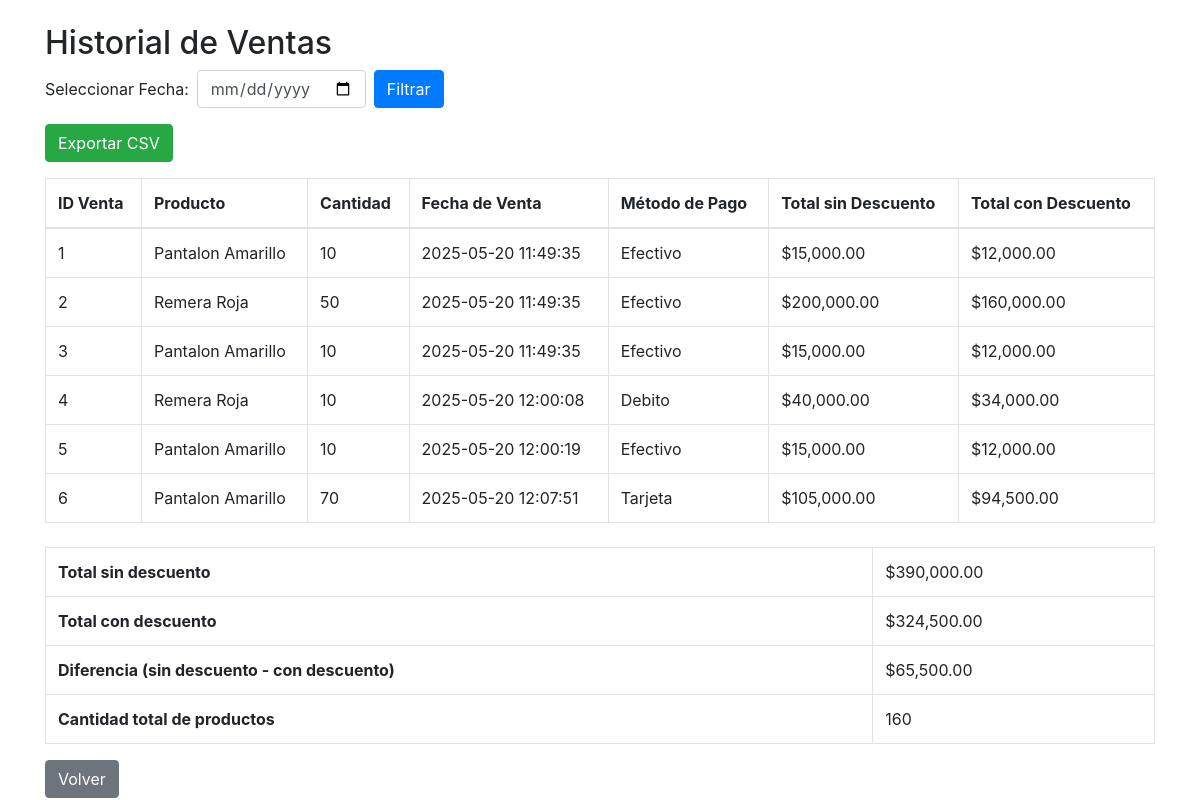
Screenshot of /historial_ventas.php with the database file from the repository.
### tables this page shows
CREATE TABLE `ventas` (
  `id` int(11) NOT NULL,
  `producto_id` int(11) NOT NULL,
  `cantidad` int(11) NOT NULL,
  `fecha_venta` datetime DEFAULT current_timestamp(),
  `metodo_pago` varchar(20) DEFAULT 'Efectivo'
);

CREATE TABLE `productos` (
  `id` int(11) NOT NULL,
  `nombre` varchar(100) NOT NULL,
  `precio_compra` decimal(10,2) NOT NULL,
  `precio_venta` decimal(10,2) NOT NULL,
  `stock` int(11) NOT NULL,
  `categoria` varchar(50) DEFAULT NULL,
  `descripcion` text DEFAULT NULL
);

### historial_ventas.php (the view, shortened to what this page needs)
<?php
include('conexion.php');
$ventas = $conexion->query("SELECT * FROM ventas")->fetchAll(PDO::FETCH_ASSOC);
$descuentos = [];
$metodos = $conexion->query("SELECT * FROM descuentos")->fetchAll(PDO::FETCH_ASSOC);
foreach ($metodos as $m) {
    $descuentos[$m['metodo_pago']] = abs($m['porcentaje_descuento']);
}
$total_sin_descuento = 0;
$total_con_descuento = 0;
$total_diferencia = 0;
$total_cantidad_productos = 0;
?>
<!DOCTYPE html>
<html lang="es">
<head>
    <link href="https://stackpath.bootstrapcdn.com/bootstrap/4.5.2/css/bootstrap.min.css" rel="stylesheet">
</head>
<body>
<div class="container mt-4">
    <h2>Historial de Ventas</h2>
    <form method="GET" class="form-inline mb-3">
        <label for="fecha" class="mr-2">Seleccionar Fecha:</label>
        <input type="date" name="fecha" id="fecha" class="form-control mr-2" value="<?= isset($fecha) ? $fecha : '' ?>">
        <button type="submit" class="btn btn-primary">Filtrar</button>
    </form>
    <a href="?exportar_csv=true" class="btn btn-success mb-3">Exportar CSV</a>
    <table class="table table-bordered">
        <thead>
            <tr>
                <th>ID Venta</th>
                <th>Producto</th>
                <th>Cantidad</th>
                <th>Fecha de Venta</th>
                <th>Método de Pago</th>
                <th>Total sin Descuento</th>
                <th>Total con Descuento</th>
            </tr>
        </thead>
        <tbody>
            <?php if (!empty($ventas)): ?>
                <?php foreach ($ventas as $venta): ?>
                    <?php
                        $stmt = $conexion->prepare("SELECT nombre, precio_venta FROM productos WHERE id = ?");
                        $stmt->execute([$venta['producto_id']]);
                        $producto = $stmt->fetch(PDO::FETCH_ASSOC);
                        $subtotal = $producto['precio_venta'] * $venta['cantidad'];
                        $porcentaje_descuento = $descuentos[$venta['metodo_pago']] ?? 0;
                        $descuento = $subtotal * ($porcentaje_descuento / 100);
                        $total_final = $subtotal - $descuento;
                        $total_sin_descuento += $subtotal;
                        $total_con_descuento += $total_final;
                        $total_diferencia += ($subtotal - $total_final);
                        $total_cantidad_productos += $venta['cantidad'];
                    ?>
                    <tr>
                        <td><?= $venta['id']; ?></td>
                        <td><?= $producto['nombre']; ?></td>
                        <td><?= $venta['cantidad']; ?></td>
                        <td><?= $venta['fecha_venta']; ?></td>
                        <td><?= $venta['metodo_pago']; ?></td>
                        <td>$<?= number_format($subtotal, 2); ?></td>
                        <td>$<?= number_format($total_final, 2); ?></td>
                    </tr>
                <?php endforeach; ?>
            <?php else: ?>
                <tr><td colspan="7" class="text-center">No se encontraron ventas para la fecha seleccionada.</td></tr>
            <?php endif; ?>
        </tbody>
    </table>
    <table class="table table-bordered mt-4">
        <tr>
            <th>Total sin descuento</th>
            <td>$<?= number_format($total_sin_descuento, 2); ?></td>
        </tr>
        <tr>
            <th>Total con descuento</th>
            <td>$<?= number_format($total_con_descuento, 2); ?></td>
        </tr>
        <tr>
            <th>Diferencia (sin descuento - con descuento)</th>
            <td>$<?= number_format($total_diferencia, 2); ?></td>
        </tr>
        <tr>
            <th>Cantidad total de productos</th>
            <td><?= $total_cantidad_productos; ?></td>
        </tr>
    </table>
    <a href="index.php" class="btn btn-secondary">Volver</a>
</div>
</body>
</html>

### rows the page displays
ventas: id "1", producto.nombre "Pantalon Amarillo", cantidad "10", fecha_venta "2025-05-20 11:49:35", metodo_pago "Efectivo", subtotal "15,000.00", total_final "12,000.00"
ventas: id "2", producto.nombre "Remera Roja", cantidad "50", fecha_venta "2025-05-20 11:49:35", metodo_pago "Efectivo", subtotal "200,000.00", total_final "160,000.00"
ventas: id "3", producto.nombre "Pantalon Amarillo", cantidad "10", fecha_venta "2025-05-20 11:49:35", metodo_pago "Efectivo", subtotal "15,000.00", total_final "12,000.00"
ventas: id "4", producto.nombre "Remera Roja", cantidad "10", fecha_venta "2025-05-20 12:00:08", metodo_pago "Debito", subtotal "40,000.00", total_final "34,000.00"
ventas: id "5", producto.nombre "Pantalon Amarillo", cantidad "10", fecha_venta "2025-05-20 12:00:19", metodo_pago "Efectivo", subtotal "15,000.00", total_final "12,000.00"
ventas: id "6", producto.nombre "Pantalon Amarillo", cantidad "70", fecha_venta "2025-05-20 12:07:51", metodo_pago "Tarjeta", subtotal "105,000.00", total_final "94,500.00"

### other values shown
$total_sin_descuento "390,000.00"
$total_con_descuento "324,500.00"
$total_diferencia "65,500.00"
$total_cantidad_productos "160"
